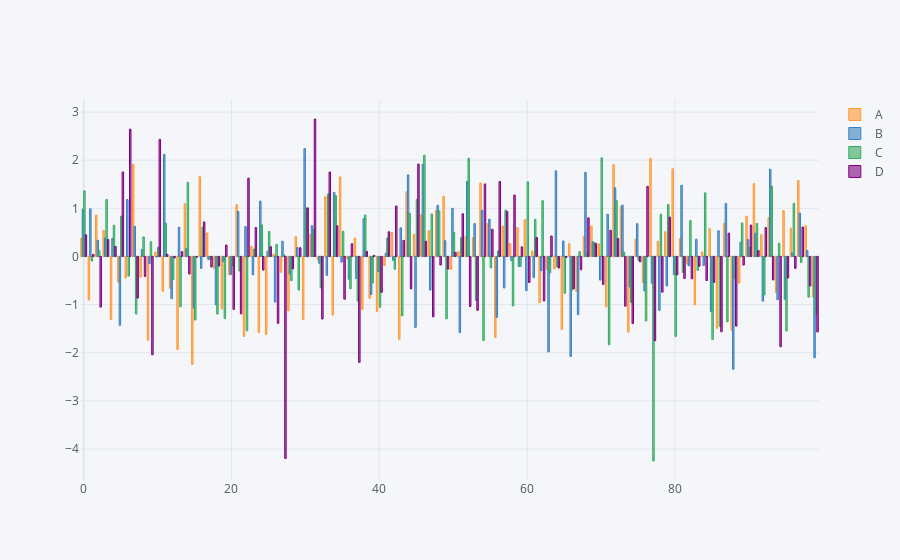

Write notebook code for a chart like this one.
### Code cell
df.iplot(kind='bar') #not useful the next plot
